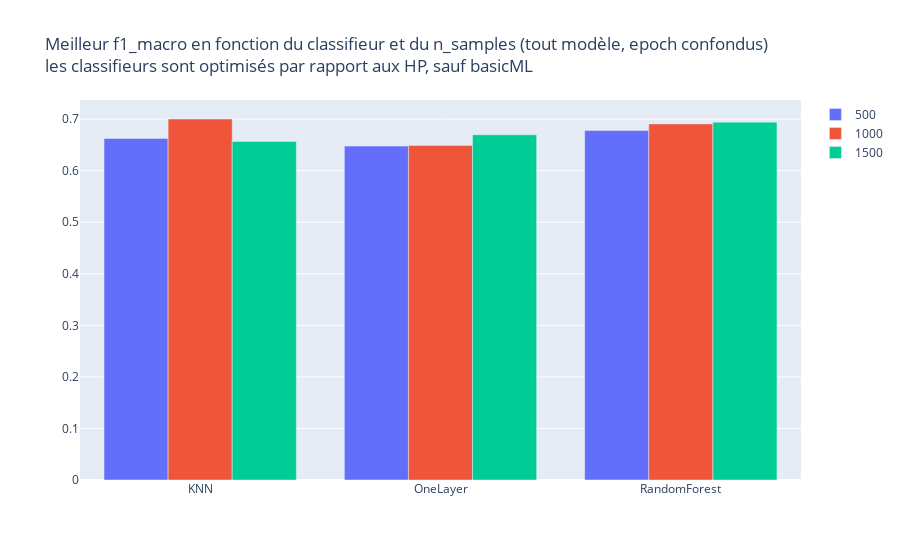

The notebook cell saved with this chart:
### Code cell
df_bar = df.groupby(["method", "n_samples"], as_index = False).agg(
    best_f1 = ("f1_macro", lambda x : max(x))
)

fig = go.Figure(layout = {
    "title" : {"text": ("Meilleur f1_macro en fonction du classifieur et du "
                        "n_samples (tout modèle, epoch "
                        "confondus)<br>"
                        "les classifieurs sont optimisés par rapport aux HP, sauf basicML")}
})
for n_sample, sub_df in df_bar.groupby("n_samples"):
    fig.add_trace(go.Bar(x = sub_df["method"], y = sub_df["best_f1"], name = n_sample))
fig

### Figure 1 — Plotly figure (JSON) as saved in the notebook; plotly's stock layout.template omitted (floating-point values rounded to 4 significant figures)
{"data": [{"name": "500", "type": "bar", "x": ["KNN", "OneLayer", "RandomForest"], "y": [0.6626, 0.6477, 0.6777]}, {"name": "1000", "type": "bar", "x": ["KNN", "OneLayer", "RandomForest"], "y": [0.7002, 0.6488, 0.6907]}, {"name": "1500", "type": "bar", "x": ["KNN", "OneLayer", "RandomForest"], "y": [0.6568, 0.6697, 0.6941]}], "layout": {"title": {"text": "Meilleur f1_macro en fonction du classifieur et du n_samples (tout modèle, epoch confondus)<br>les classifieurs sont optimisés par rapport aux HP, sauf basicML"}}}
